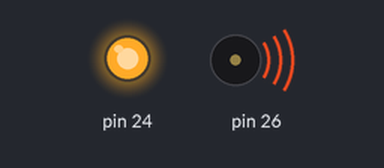
Bench run of a sketch on a simulated Arduino Mega 2560, built with avr-gcc and run on an emulated ATmega2560. On the bench: output pins drawn as LEDs (lit = HIGH), buzzer (waves = sounding).

Above: at 0.1 s.
At 4.7 s:
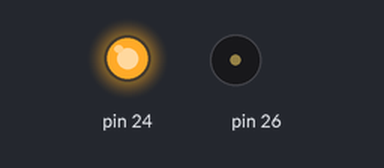
Timing chart, 0 to 6.2 s (numbered marks = the images above):
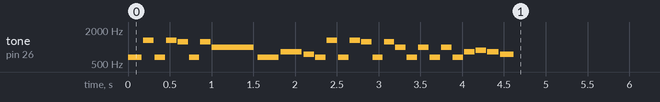

The sketch:

tone_test.ino
```cpp
#define NOTE_B0  31
#define NOTE_C1  33
#define NOTE_CS1 35
#define NOTE_D1  37
#define NOTE_DS1 39
#define NOTE_E1  41
#define NOTE_F1  44
#define NOTE_FS1 46
#define NOTE_G1  49
#define NOTE_GS1 52
#define NOTE_A1  55
#define NOTE_AS1 58
#define NOTE_B1  62
#define NOTE_C2  65
#define NOTE_CS2 69
#define NOTE_D2  73
#define NOTE_DS2 78
#define NOTE_E2  82
#define NOTE_F2  87
#define NOTE_FS2 93
#define NOTE_G2  98
#define NOTE_GS2 104
#define NOTE_A2  110
#define NOTE_AS2 117
#define NOTE_B2  123
#define NOTE_C3  131
#define NOTE_CS3 139
#define NOTE_D3  147
#define NOTE_DS3 156
#define NOTE_E3  165
#define NOTE_F3  175
#define NOTE_FS3 185
#define NOTE_G3  196
#define NOTE_GS3 208
#define NOTE_A3  220
#define NOTE_AS3 233
#define NOTE_B3  247
#define NOTE_C4  262
#define NOTE_CS4 277
#define NOTE_D4  294
#define NOTE_DS4 311
#define NOTE_E4  330
#define NOTE_F4  349
#define NOTE_FS4 370
#define NOTE_G4  392
#define NOTE_GS4 415
#define NOTE_A4  440
#define NOTE_AS4 466
#define NOTE_B4  494
#define NOTE_C5  523
#define NOTE_CS5 554
#define NOTE_D5  587
#define NOTE_DS5 622
#define NOTE_E5  659
#define NOTE_F5  698
#define NOTE_FS5 740
#define NOTE_G5  784
#define NOTE_GS5 831
#define NOTE_A5  880
#define NOTE_AS5 932
#define NOTE_B5  988
#define NOTE_C6  1047
#define NOTE_CS6 1109
#define NOTE_D6  1175
#define NOTE_DS6 1245
#define NOTE_E6  1319
#define NOTE_F6  1397
#define NOTE_FS6 1480
#define NOTE_G6  1568
#define NOTE_GS6 1661
#define NOTE_A6  1760
#define NOTE_AS6 1865
#define NOTE_B6  1976
#define NOTE_C7  2093
#define NOTE_CS7 2217
#define NOTE_D7  2349
#define NOTE_DS7 2489
#define NOTE_E7  2637
#define NOTE_F7  2794
#define NOTE_FS7 2960
#define NOTE_G7  3136
#define NOTE_GS7 3322
#define NOTE_A7  3520
#define NOTE_AS7 3729
#define NOTE_B7  3951
#define NOTE_C8  4186
#define NOTE_CS8 4435
#define NOTE_D8  4699
#define NOTE_DS8 4978

int melody1[] = {
  NOTE_C4, NOTE_C5, NOTE_G4, NOTE_F4, NOTE_F5, NOTE_G4, NOTE_E5, NOTE_G4,
  NOTE_C4, NOTE_C5, NOTE_G4, NOTE_F4, NOTE_F5, NOTE_G4, NOTE_E5, NOTE_G4,
  NOTE_D4, NOTE_C5, NOTE_G4, NOTE_F4, NOTE_F5, NOTE_G4, NOTE_E5, NOTE_G4,
  NOTE_D4, NOTE_C5, NOTE_G4, NOTE_F4, NOTE_F5, NOTE_G4, NOTE_E5, NOTE_G4,
  NOTE_F4, NOTE_C5, NOTE_G4, NOTE_F4, NOTE_F5, NOTE_G4, NOTE_E5, NOTE_G4,
  NOTE_F4, NOTE_C5, NOTE_G4, NOTE_F4, NOTE_F5, NOTE_G4, NOTE_E5, NOTE_G4,
  NOTE_C4, NOTE_C5, NOTE_G4, NOTE_F4, NOTE_F5, NOTE_G4, NOTE_E5, NOTE_G4,
  NOTE_F5, NOTE_G4, NOTE_E5, NOTE_G4, NOTE_D5, NOTE_G4, NOTE_C5
};

int melody2[] = {
  NOTE_E5, NOTE_E6, NOTE_E5, NOTE_E6, NOTE_DS6, NOTE_E5, NOTE_DS6, NOTE_B5,
  NOTE_E5, NOTE_GS5, NOTE_FS5, NOTE_E5,
  NOTE_E6, NOTE_E5, NOTE_E6, NOTE_DS6, NOTE_E5, NOTE_DS6,
  NOTE_B5, NOTE_E5, NOTE_B5, NOTE_E5, NOTE_B5, NOTE_E5, NOTE_GS5, NOTE_A5, NOTE_GS5, NOTE_FS5
};

int melody3[] = {
  NOTE_C4, NOTE_D4, NOTE_E4, NOTE_G4, NOTE_E4, NOTE_G4, NOTE_C5, NOTE_C4, NOTE_C5
};

// note durations: 4 = quarter note, 8 = eighth note, etc.:
int noteDurations1[] = {
  4, 4, 4, 4, 4, 4, 4, 4,
  4, 4, 4, 4, 4, 4, 4, 4,
  4, 4, 4, 4, 4, 4, 4, 4,
  4, 4, 4, 4, 4, 4, 4, 4,
  4, 4, 4, 4, 4, 4, 4, 4,
  4, 4, 4, 4, 4, 4, 4, 4,
  4, 4, 4, 4, 4, 4, 4, 4,
  4, 4, 4, 4, 4, 4, 2
};

int noteDurations2[] = {
  6, 8, 8, 8, 8, 8, 8, 2,
  4, 4, 8, 8,
  8, 8, 8, 8, 8, 8, 8, 8, 8, 8, 8, 8, 8, 8, 7, 6, 2
};

int noteDurations3[] = {
  8, 8, 8, 4, 6, 1, 8, 9, 8
};

void setup() {
  pinMode(24, OUTPUT);
  pinMode(26, OUTPUT);

  digitalWrite(24,HIGH);

  playMelody2();
}

void loop() {
  // no need to repeat the melody.
}

void playMelody1() {
  // iterate over the notes of the melody:
  for (int thisNote = 0; thisNote < 64; thisNote++) {

    // to calculate the note duration, take one second
    // divided by the note type.
    //e.g. quarter note = 1000 / 4, eighth note = 1000/8, etc.
    int noteDuration = 1000/noteDurations1[thisNote];
    tone(26, melody1[thisNote],noteDuration);

    // to distinguish the notes, set a minimum time between them.
    // the note's duration + 30% seems to work well:
    int pauseBetweenNotes = noteDuration * 1;
    delay(pauseBetweenNotes);
    // stop the tone playing:
    noTone(26);
  }
}

void playMelody2() {
   for (int thisNote = 0; thisNote < 28; thisNote++) {

    // to calculate the note duration, take one second
    // divided by the note type.
    //e.g. quarter note = 1000 / 4, eighth note = 1000/8, etc.
    int noteDuration = 1000/noteDurations2[thisNote];
    tone(26, melody2[thisNote],noteDuration);

    // to distinguish the notes, set a minimum time between them.
    // the note's duration + 30% seems to work well:
    int pauseBetweenNotes = noteDuration * 1.1;
    delay(pauseBetweenNotes);
    // stop the tone playing:
    noTone(26);
  }
}

void playMelody3() {
  for (int thisNote = 0; thisNote < 9; thisNote++) {

    // to calculate the note duration, take one second
    // divided by the note type.
    //e.g. quarter note = 1000 / 4, eighth note = 1000/8, etc.
    int noteDuration = 1000/noteDurations3[thisNote];
    tone(26, melody3[thisNote],noteDuration);

    // to distinguish the notes, set a minimum time between them.
    // the note's duration + 30% seems to work well:
    int pauseBetweenNotes = noteDuration * 1;
    delay(pauseBetweenNotes);
    // stop the tone playing:
    noTone(26);
  }
}
```
